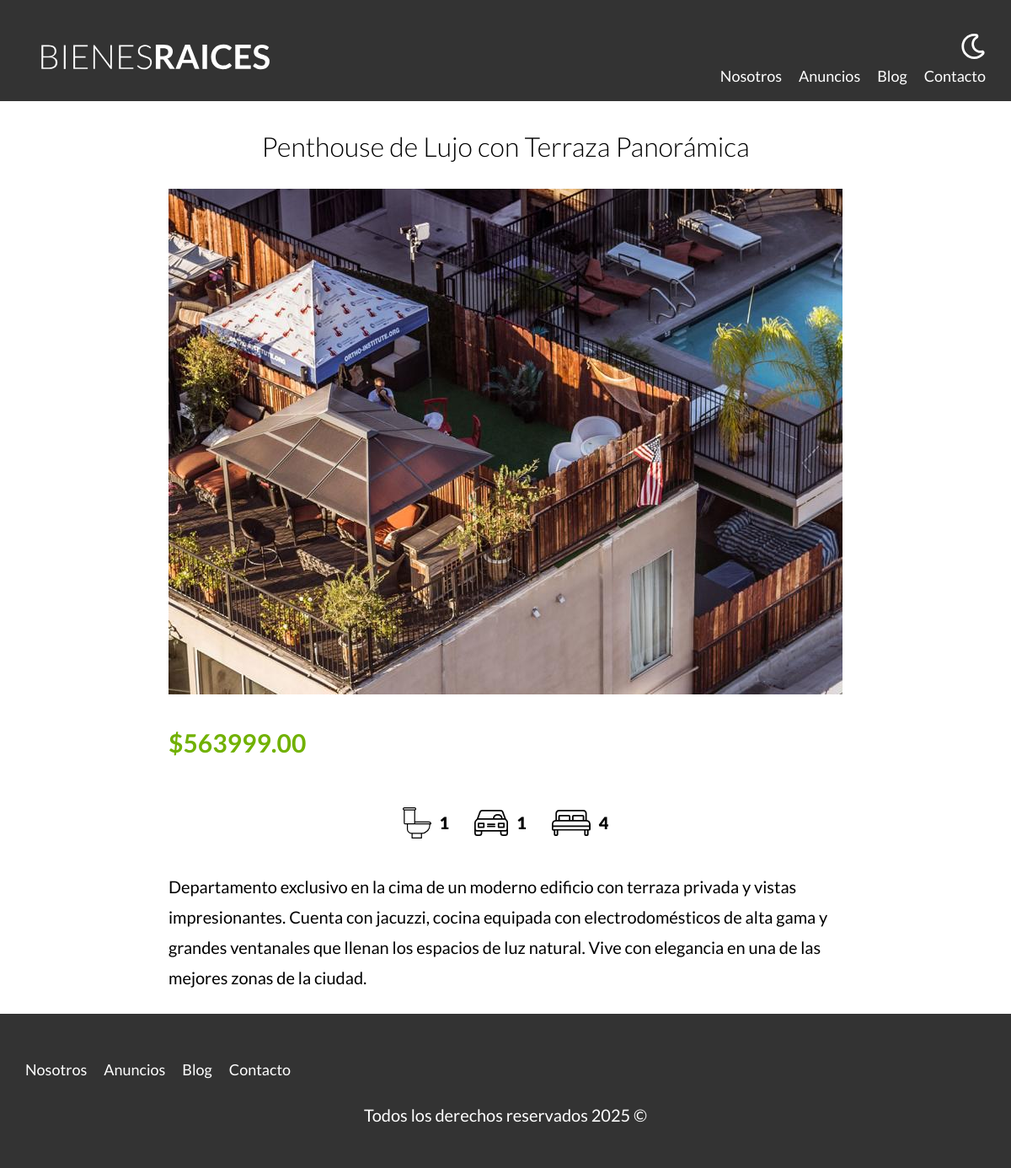
/propiedad?id=16, run on the app's committed database.
### tables this page shows
CREATE TABLE `propiedades` (
  `id` int NOT NULL AUTO_INCREMENT,
  `titulo` varchar(45) DEFAULT NULL,
  `precio` decimal(10,2) DEFAULT NULL,
  `imagen` varchar(200) DEFAULT NULL,
  `descripcion` longtext,
  `habitaciones` int DEFAULT NULL,
  `wc` int DEFAULT NULL,
  `estacionamiento` int DEFAULT NULL,
  `creado` date DEFAULT NULL,
  `vendedorID` int NOT NULL,
  PRIMARY KEY (`id`),
  KEY `propiedades_vendedores_fk` (`vendedorID`),
  CONSTRAINT `propiedades_vendedores_fk` FOREIGN KEY (`vendedorID`) REFERENCES `vendedores` (`id`)
);

### controllers/PaginasController.php (called while the page is built, shortened)
<?php
class PaginasController {
    public static function propiedad(Router $router) {
        $id = validarRedireccionar('/propiedades');
        $propiedad = Propiedad::find($id);
        $router->render('paginas/propiedad', [
            'propiedad' => $propiedad
        ]);
    }
}
?>

### public/index.php (called while the page is built, shortened)
<?php
$router = new Router();
$router->get('/admin', [PropiedadController::class, 'index']);
$router->get('/propiedades/create', [PropiedadController::class, 'create']);
$router->post('/propiedades/create', [PropiedadController::class, 'create']);
$router->get('/propiedades/update', [PropiedadController::class, 'update']);
$router->post('/propiedades/update', [PropiedadController::class, 'update']);
$router->post('/propiedades/delete', [PropiedadController::class, 'delete']);
$router->get('/vendedores/create', [VendedorController::class, 'create']);
$router->post('/vendedores/create', [VendedorController::class, 'create']);
$router->get('/vendedores/update', [VendedorController::class, 'update']);
$router->post('/vendedores/update', [VendedorController::class, 'update']);
$router->post('/vendedores/delete', [VendedorController::class, 'delete']);
$router->get('/', [PaginasController::class, 'index']);
$router->get('/nosotros', [PaginasController::class, 'nosotros']);
$router->get('/propiedades', [PaginasController::class, 'propiedades']);
$router->get('/propiedad', [PaginasController::class, 'propiedad']);
$router->get('/blog', [PaginasController::class, 'blog']);
$router->get('/entrada', [PaginasController::class, 'entrada']);
$router->get('/contacto', [PaginasController::class, 'contacto']);
$router->post('/contacto', [PaginasController::class, 'contacto']);
$router->get('/login', [LoginController::class, 'login']);
$router->post('/login', [LoginController::class, 'login']);
$router->get('/logout', [LoginController::class, 'logout']);
$router->comprobarRutas();

### includes/functions.php (called while the page is built, shortened)
<?php
function validarRedireccionar($url) {
    $id = $_GET['id'];
    $id = filter_var($id, FILTER_VALIDATE_INT);
    return $id;
}

### models/ActiveRecord.php (called while the page is built, shortened)
<?php
class ActiveRecord {
    protected static $db;
    protected static $tabla = '';
    public static function setDB($database) {
        self::$db = $database;
    }
    public static function find($id) {
        $query = "SELECT * FROM " . static::$tabla . " WHERE id = $id";
        $resultado = self::consultarSQL($query);
        return array_shift($resultado);
    }
    public static function consultarSQL($query) {
        $resultado = self::$db->query($query);
        $array = [];
        while ($registro = $resultado->fetch_assoc()) {
            $array[] = static::crearObjeto($registro);
        }
        return $array;
    }
    protected static function crearObjeto($registro) {
        $objeto = new static;
        foreach ($registro as $key => $value) {
            if (property_exists($objeto, $key)) {
                $objeto->$key = $value;
            }
        }
        return $objeto;
    }
}

### views/paginas/propiedad.php (the view)
<main class="contenedor seccion contenido-centrado">
    <h1><?php echo $propiedad->titulo; ?></h1>
    <div class="resumen-propiedad">
        <img loading="lazy" src="/images/<?php echo $propiedad->imagen; ?>" alt="imagen de la propiedad">
        <p class="precio">$<?php echo $propiedad->precio; ?></p>
        <ul class="iconos-caracteristicas">
            <li>
                <img loading="lazy" src="/build/img/icono_wc.svg" alt="icono wc">
                <p><?php echo $propiedad->wc; ?></p>
            </li>
            <li>
                <img loading="lazy" src="/build/img/icono_estacionamiento.svg" alt="icono estacionamiento">
                <p><?php echo $propiedad->estacionamiento; ?></p>
            </li>
            <li>
                <img loading="lazy" src="/build/img/icono_dormitorio.svg" alt="icono dormitorio">
                <p><?php echo $propiedad->habitaciones; ?></p>
            </li>
        </ul>
        <p><?php echo $propiedad->descripcion; ?></p>
    </div>
</main>

### public/build/css/app.css (style rules this page uses)
html { font-size:62.5%;box-sizing:border-box }
*,*:before,*:after { box-sizing:inherit }
body { font-family:"Lato",sans-serif;font-size:1.6rem;line-height:1.8 }
p { color:#000;font-size:2rem }
.contenedor { width:95%;max-width:120rem;margin:0 auto }
img,picture { width:100%;display:block }
h1,h2,h3 { font-family:"Lato",sans-serif;margin:2.5rem 0;font-weight:300;text-align:center }
h1 { font-size:3.8rem }
html { line-height:1.15;-webkit-text-size-adjust:100% }
body { margin:0 }
main { display:block }
h1 { font-size:2em;margin:.67em 0 }
img { border-style:none }
.seccion { margin-top:2.5rem;margin-bottom:2.5rem }
.contenido-centrado { max-width:80rem }
.precio { color:#71b100;font-size:3rem;font-weight:700 }
.iconos-caracteristicas { display:flex;justify-content:center;gap:3rem;list-style:none;padding:0 }
.iconos-caracteristicas li { display:flex;align-items:center;justify-content:center }
.iconos-caracteristicas li img { margin-right:1rem }
.iconos-caracteristicas li p { font-weight:900 }

### data on the page
propiedades: titulo "Penthouse de Lujo con Terraza Panorámica", imagen (picture), precio "563999.00", wc "1", estacionamiento "1", habitaciones "4", descripcion "Departamento exclusivo en la cima de un moderno edificio con terraza privada y vistas impresionantes. Cuenta con jacuzzi, cocina equipada con electrodomésticos de alta gama y grandes ventanales que llenan los espacios de luz natural. Vive con elegancia en una de las mejores zonas de la ciudad."
